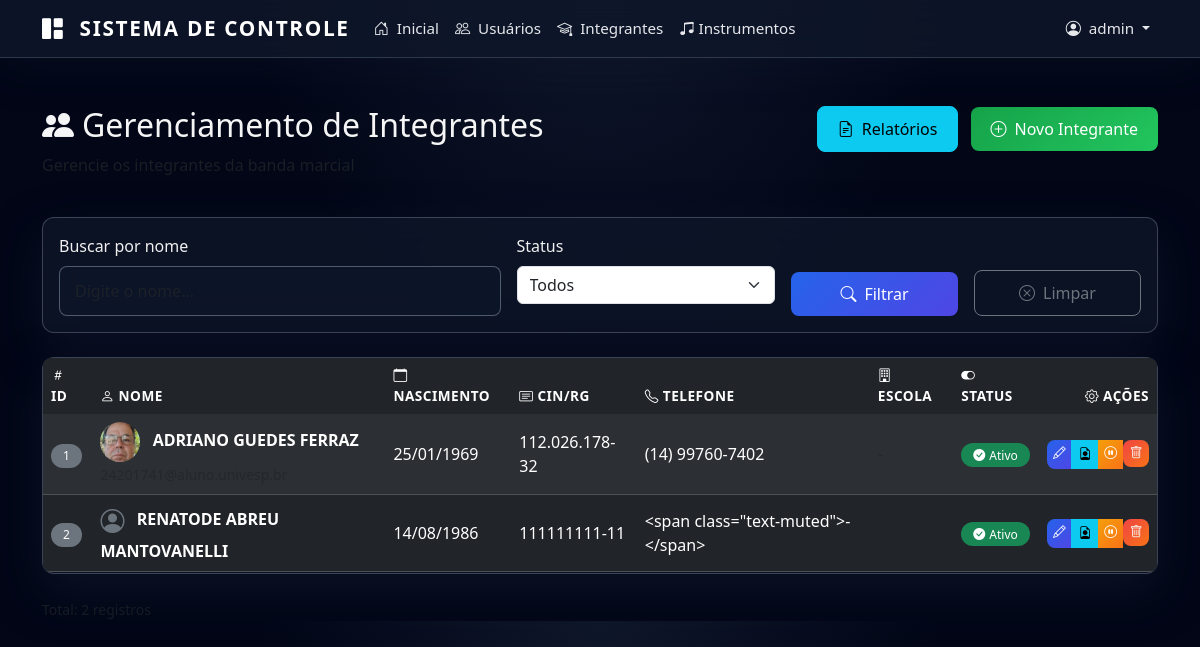
The app's page /admin/alunos (signed in), older data.
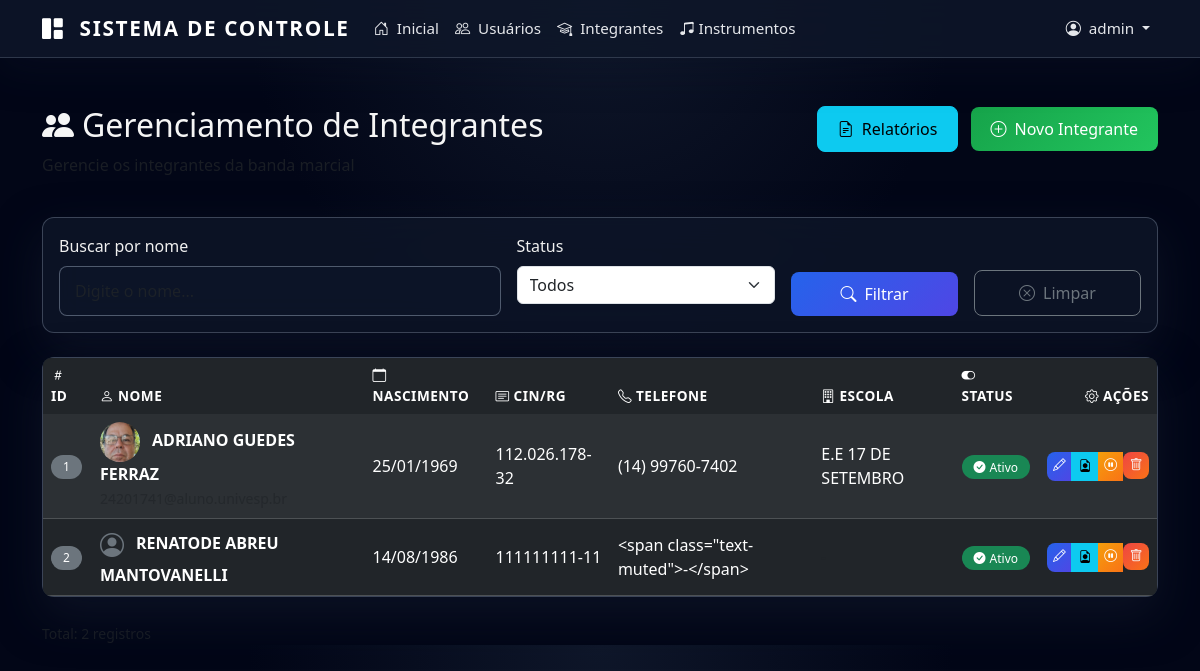
The same page, newer data.
### app/models.py (models this page shows)
class Aluno(db.Model):
    id = db.Column(db.Integer, primary_key=True)
    nome = db.Column(db.String(200), nullable=False)
    data_nascimento = db.Column(db.Date, nullable=True)
    naturalidade = db.Column(db.String(100))
    cin_rg = db.Column(db.String(20), unique=True)
    email = db.Column(db.String(150))
    telefone = db.Column(db.String(20))
    cep = db.Column(db.String(10))
    endereco = db.Column(db.String(300))
    bairro = db.Column(db.String(100))
    cidade = db.Column(db.String(100))
    estado = db.Column(db.String(2))
    foto_path = db.Column(db.String(500))
    ativo = db.Column(db.Boolean, default=True)
    numero = db.Column(db.String(20))
    complemento = db.Column(db.String(200))
    created_at = db.Column(db.DateTime, default=datetime.utcnow)
    responsaveis = db.relationship('Responsavel', backref='aluno', lazy=True, cascade='all, delete-orphan')
    uniforme = db.relationship('Uniforme', backref='aluno', lazy=True, cascade='all, delete-orphan')
    presencas = db.relationship('Presenca', backref='aluno', lazy=True, cascade='all, delete-orphan')
    instrumentos = db.relationship('AlunoInstrumento', backref='aluno', lazy=True, cascade='all, delete-orphan')
    escolas = db.relationship('AlunoEscola', backref='aluno', lazy=True, cascade='all, delete-orphan')

class AlunoEscola(db.Model):
    id = db.Column(db.Integer, primary_key=True)
    aluno_id = db.Column(db.Integer, db.ForeignKey('aluno.id'), nullable=False)
    escola_id = db.Column(db.Integer, db.ForeignKey('escola.id'), nullable=False)
    data_matricula = db.Column(db.Date, default=datetime.utcnow().date)

class Escola(db.Model):
    id = db.Column(db.Integer, primary_key=True)
    nome = db.Column(db.String(200), nullable=False)
    endereco = db.Column(db.String(300))
    alunos = db.relationship('AlunoEscola', backref='escola', lazy=True)

### app/routes.py (the view)
@main_bp.route("/admin/alunos")
@login_required
@admin_required
def listar_alunos():
    nome_busca = request.args.get('busca', '')
    ativo_filter = request.args.get('ativo', '')
    query = Aluno.query
    if nome_busca:
        query = query.filter(Aluno.nome.ilike(f'%{nome_busca}%'))
    if ativo_filter == '1':
        query = query.filter(Aluno.ativo == True)
    elif ativo_filter == '0':
        query = query.filter(Aluno.ativo == False)
    alunos = query.order_by(Aluno.nome).all()
    return render_template("admin_alunos.html",
                           alunos=alunos,
                           busca=nome_busca,
                           ativo_filter=ativo_filter)

### app/__init__.py (called while the page is built)
@login_manager.user_loader
def load_user(user_id):
    from .models import User
    return User.query.get(int(user_id))

### app/utils.py (called while the page is built)
def admin_required(f):
    @wraps(f)
    def decorated_function(*args, **kwargs):
        if not current_user.is_authenticated:
            return redirect(url_for("auth.login"))
        if not current_user.is_admin:
            flash("Acesso restrito ao administrador.")
            return redirect(url_for("main.dashboard"))
        return f(*args, **kwargs)
    return decorated_function

### templates/admin_alunos.html (shortened to what the changed rows need)
{% extends "base.html" %}
{% block content %}
<div class="container mt-5 fade-in">
  <div class="row mb-4">
    <div class="col-md-8">
      <h2><i class="bi bi-people-fill me-2"></i>Gerenciamento de Integrantes</h2>
    </div>
  </div>
  <div class="card">
    <div class="card-body p-0">
      <div class="table-responsive">
        <table class="table table-dark table-striped table-hover mb-0">
          <thead class="table-dark">
            <tr>
              <th><i class="bi bi-hash me-1"></i>ID</th>
              <th><i class="bi bi-person me-1"></i>Nome</th>
              <th><i class="bi bi-calendar me-1"></i>Nascimento</th>
              <th><i class="bi bi-card-text me-1"></i>CIN/RG</th>
              <th><i class="bi bi-telephone me-1"></i>Telefone</th>
              <th><i class="bi bi-building me-1"></i>Escola</th>
              <th><i class="bi bi-toggle-on me-1"></i>Status</th>
              <th class="text-end"><i class="bi bi-gear me-1"></i>Ações</th>
            </tr>
          </thead>
          <tbody>
            {% for a in alunos %}
            <tr>
              <td><span class="badge bg-secondary">{{ a.id }}</span></td>
              <td>
                {% if a.foto_path %}
                  <img src="{{ url_for('static', filename=a.foto_path) }}" alt="Foto"
                       class="rounded-circle me-2" style="width: 40px; height: 40px; object-fit: cover;">
                {% else %}
                  <i class="bi bi-person-circle text-secondary me-2" style="font-size: 1.5rem; vertical-align: middle;"></i>
                {% endif %}
                <strong>{{ a.nome }}</strong>
                {% if a.email %}
                  <br><small class="text-muted">{{ a.email }}</small>
                {% endif %}
              </td>
              <td>
                {% if a.data_nascimento %}
                  {{ a.data_nascimento.strftime('%d/%m/%Y') }}
                {% else %}
                  <span class="text-muted">-</span>
                {% endif %}
              </td>
              <td>{{ a.cin_rg or '<span class="text-muted">-</span>' }}</td>
              <td>{{ a.telefone or '<span class="text-muted">-</span>' }}</td>
              <td>
                {% if a.escolas %}
                  {% for ae in a.escolas %}
                    {{ ae.escola.nome }}{% if not loop.last %}<br>{% endif %}
                  {% endfor %}
                {% else %}
                  <span class="text-muted">-</span>
                {% endif %}
              </td>
              <td>
                {% if a.ativo %}
                  <span class="badge bg-success">
                    <i class="bi bi-check-circle-fill me-1"></i>Ativo
                  </span>
                {% else %}
                  <span class="badge bg-danger">
                    <i class="bi bi-x-circle-fill me-1"></i>Inativo
                  </span>
                {% endif %}
              </td>
              <td class="text-end">
                <div class="btn-group btn-group-sm" role="group" style="white-space: nowrap;">
                  <a href="{{ url_for('main.editar_aluno', aluno_id=a.id) }}" class="btn btn-primary" title="Editar">
                    <i class="bi bi-pencil"></i>
                  </a>
                  <a href="{{ url_for('main.relatorio_aluno', aluno_id=a.id) }}" class="btn btn-info" title="Relatório"
                     {% if not a.ativo %}style="opacity: 0.5; cursor: not-allowed"{% endif %}>
                    <i class="bi bi-file-earmark-person"></i>
                  </a>
                  <a href="{{ url_for('main.toggle_aluno', aluno_id=a.id) }}" class="btn {% if a.ativo %}btn-warning{% else %}btn-success{% endif %}"
                     title="{% if a.ativo %}Inativar{% else %}Ativar{% endif %}">
                    <i class="bi {% if a.ativo %}bi-pause-circle{% else %}bi-play-circle{% endif %}"></i>
                  </a>
                  <form action="{{ url_for('main.excluir_aluno', aluno_id=a.id) }}" method="POST" style="display: inline-block;">
                    <button type="submit" class="btn btn-danger" title="Excluir"
                            onclick="return confirm('Inativar {{ a.nome }}?')">
                      <i class="bi bi-trash"></i>
                    </button>
                  </form>
                </div>
              </td>
            </tr>
            {% endfor %}
          </tbody>
        </table>
      </div>
    </div>
  </div>
</div>
{% endblock %}

Row changes from the older to the newer data that the page shows:
added AlunoEscola: escola.nome "E.E 17 DE SETEMBRO", shown under Aluno "ADRIANO GUEDES FERRAZ"
